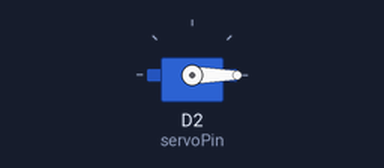
Simulated run of this sketch. Board: ESP8266 (NodeMCU). On the bench: servo.

Above: at 0.05 s.
At 1.5 s:
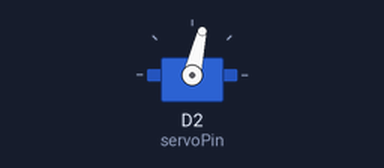
At 3.0 s:
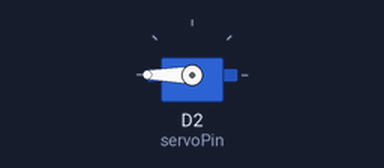
Timing chart, 0 to 6.9 s (numbered marks = the images above):
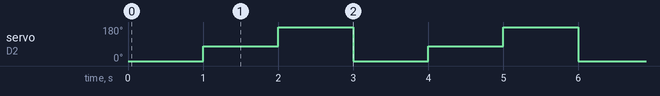

The sketch:

servo_motor.ino
```cpp
#include<Servo.h>
#define servoPin D2

Servo mad;

void setup() {
  // put your setup code here, to run once:
  mad.attach(servoPin);
  Serial.begin(9600);
}

void loop() {
  // put your main code here, to run repeatedly:
 mad.write(0);
 delay(1000);
 mad.write(77);
 delay(1000);
  mad.write(180);
 delay(1000);


}
```

Measured:
- by itself, servo on D2 (servoPin): repeats every 3.0 s: 180° 1.0 s, 0° 1.0 s, 77° 1.0 s
